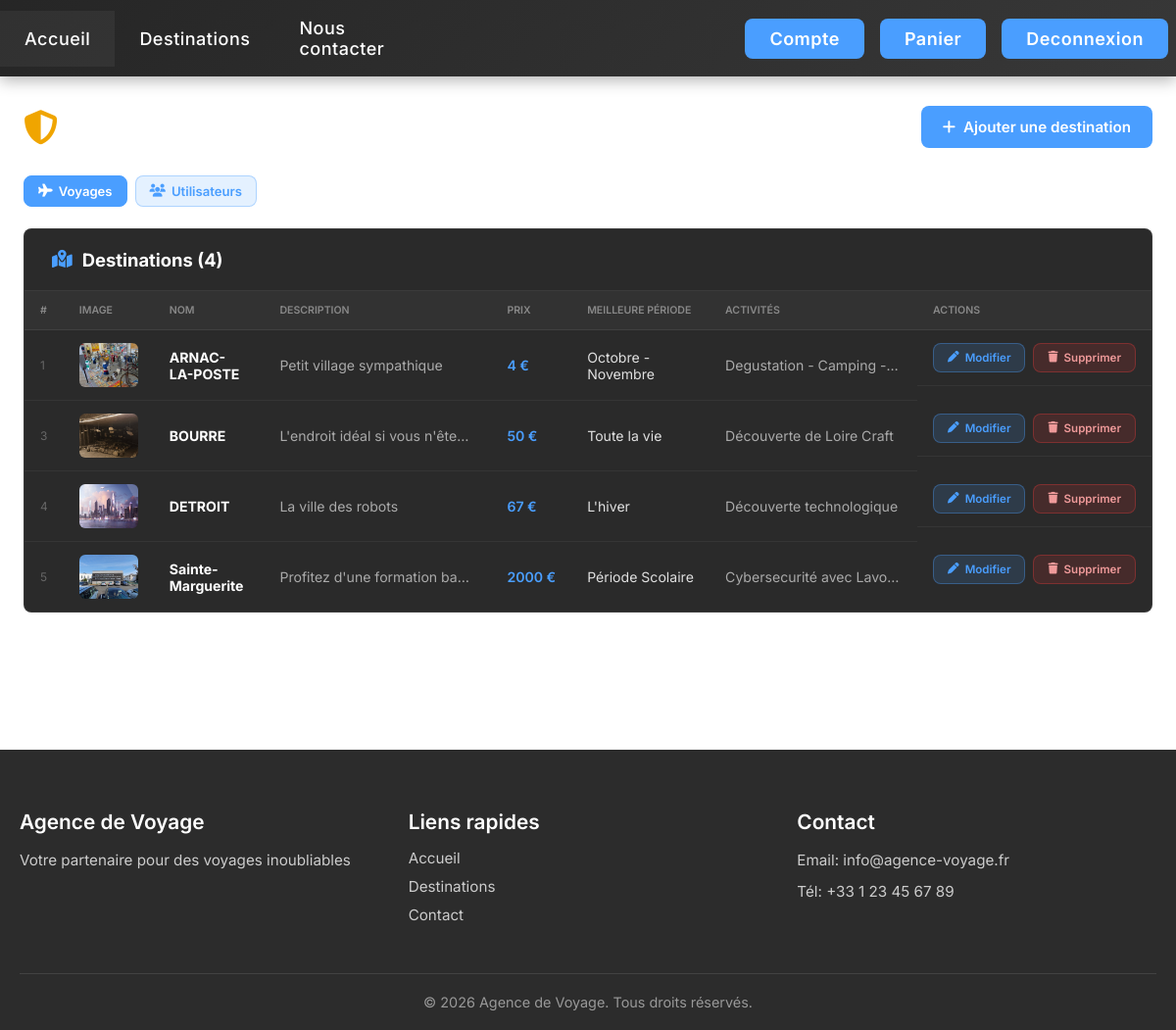
/panel.php (signed in), run on the app's committed database.
### tables this page shows
CREATE TABLE IF NOT EXISTS `voyages` (
  `id` int NOT NULL AUTO_INCREMENT,
  `description` varchar(255) NOT NULL,
  `nom` varchar(50) NOT NULL,
  `image` varchar(50) NOT NULL,
  `prix` smallint NOT NULL,
  `meilleurPeriode` varchar(200) NOT NULL,
  `activite` varchar(255) NOT NULL,
  PRIMARY KEY (`id`),
  UNIQUE KEY `nom` (`nom`)
);

### panel.php (the view, shortened to what this page needs)
<?php
include 'config/pdo.php';
$view = $_GET['view'] ?? 'voyages';
$stmt = $pdo->query("SELECT * FROM voyages ORDER BY id ASC");
$destinations = $stmt->fetchAll(PDO::FETCH_ASSOC);
?>
<!DOCTYPE html>
<html lang="fr">
<head>
    <link rel="stylesheet" href="styles/base.css">
    <link rel="stylesheet" href="styles/navigation.css">
    <link rel="stylesheet" href="styles/components.css">
    <link rel="stylesheet" href="styles/footer.css">
    <link rel="stylesheet" href="styles/panel.css">
</head>
<body>
    <?php include 'includes/header.php'; ?>
    <div class="panel-container">
        <div class="panel-header">
            <div class="panel-title">
                <i class="fa-solid fa-shield-halved"></i>
                <div>
                    <h1>Panel Admin</h1>
                </div>
            </div>
            <?php if ($view === 'voyages'): ?>
                <button class="btn-add" onclick="openModal()">
                    <i class="fa-solid fa-plus"></i> Ajouter une destination
                </button>
            <?php endif; ?>
        </div>
        <div class="panel-tabs">
            <a class="panel-tab <?= $view === 'voyages' ? 'active' : '' ?>" href="panel.php?view=voyages">
                <i class="fa-solid fa-plane"></i> Voyages
            </a>
            <a class="panel-tab <?= $view === 'users' ? 'active' : '' ?>" href="panel.php?view=users">
                <i class="fa-solid fa-users"></i> Utilisateurs
            </a>
        </div>
        <?php if ($view === 'voyages'): ?>
        <div class="panel-card">
            <div class="panel-card-header">
                <h2><i class="fa-solid fa-map-location-dot"></i> Destinations (<?= count($destinations) ?>)</h2>
            </div>
            <?php if (empty($destinations)): ?>
                <div class="panel-empty">
                    <i class="fa-solid fa-map"></i>
                    <p>Aucune destination pour l'instant.</p>
                </div>
            <?php else: ?>
            <div class="panel-table-wrapper">
                <table class="panel-table">
                    <thead>
                        <tr>
                            <th>#</th>
                            <th>Image</th>
                            <th>Nom</th>
                            <th>Description</th>
                            <th>Prix</th>
                            <th>Meilleure période</th>
                            <th>Activités</th>
                            <th>Actions</th>
                        </tr>
                    </thead>
                    <tbody>
                        <?php foreach ($destinations as $dest): ?>
                        <tr>
                            <td class="td-id"><?= $dest['id'] ?></td>
                            <td class="td-img">
                                <img src="<?= htmlspecialchars($dest['image']) ?>" alt="<?= htmlspecialchars($dest['nom']) ?>" onerror="this.src='rsc/icon.png'">
                            </td>
                            <td class="td-nom"><strong><?= htmlspecialchars($dest['nom']) ?></strong></td>
                            <td class="td-desc"><?= htmlspecialchars($dest['description']) ?></td>
                            <td class="td-prix"><?= $dest['prix'] > 0 ? $dest['prix'] . ' €' : '<span class="gratuit">Gratuit</span>' ?></td>
                            <td><?= htmlspecialchars($dest['meilleurPeriode']) ?></td>
                            <td class="td-activite"><?= htmlspecialchars($dest['activite']) ?></td>
                            <td class="td-actions">
                                <button class="btn-edit" onclick='openEditModal(<?= htmlspecialchars(json_encode($dest), ENT_QUOTES, 'UTF-8') ?>)'>
                                    <i class="fa-solid fa-pen"></i> Modifier
                                </button>
                                <form method="POST" onsubmit="return confirm('Supprimer cette destination ?');" style="display:inline;">
                                    <button type="submit" class="btn-delete">
                                        <i class="fa-solid fa-trash"></i> Supprimer
                                    </button>
                                </form>
                            </td>
                        </tr>
                        <?php endforeach; ?>
                    </tbody>
                </table>
            </div>
            <?php endif; ?>
        </div>
        <?php endif; ?>
    </div>
    <?php include 'includes/footer.php'; ?>
</body>
</html>

### styles/base.css (style rules this page uses)
body { background-image: url("../rsc/image.png"); background-size: cover; background-attachment: fixed; margin: 0; padding: 0; min-height: 100vh; display: flex; flex-direction: column; }

### styles/panel.css (style rules this page uses)
.panel-container { max-width: 1300px; margin: 0 auto; padding: 0 24px 60px; font-family: "Inter", sans-serif; }
.panel-header { display: flex; align-items: center; justify-content: space-between; flex-wrap: wrap; gap: 16px; margin-bottom: 28px; }
.panel-title { display: flex; align-items: center; gap: 16px; color: white; }
.panel-title > .fa-solid { font-size: 2.2em; color: #f0a500; }
.panel-title h1 { margin: 0; font-size: 1.8em; font-weight: 700; }
.panel-tabs { display: flex; gap: 8px; margin-bottom: 22px; }
.panel-tab { display: inline-flex; align-items: center; gap: 6px; padding: 7px 14px; border-radius: 8px; color: #4a9eff; text-decoration: none; font-size: 0.82em; font-weight: 600; background: rgba(74, 158, 255, 0.15); border: 1px solid rgba(74, 158, 255, 0.35); }
.panel-tab:hover, .panel-tab.active { color: white; background: #4a9eff; border-color: #4a9eff; }
.panel-card { background: #2a2a2a; border: 1px solid rgba(255,255,255,0.08); border-radius: 8px; overflow: hidden; }
.panel-card-header { padding: 20px 28px; border-bottom: 1px solid rgba(255,255,255,0.08); }
.panel-card-header h2 { margin: 0; color: white; font-size: 1.15em; display: flex; align-items: center; gap: 10px; }
.panel-card-header h2 .fa-solid { color: #4a9eff; }
.panel-table-wrapper { overflow-x: auto; }
.panel-table { width: 100%; border-collapse: collapse; font-size: 0.88em; color: #e0e0e0; }
.panel-table thead tr { background: rgba(255,255,255,0.04); }
.panel-table th { padding: 13px 16px; text-align: left; font-weight: 600; text-transform: uppercase; font-size: 0.75em; letter-spacing: 0; color: #888; border-bottom: 1px solid rgba(255,255,255,0.07); white-space: nowrap; }
.panel-table td { padding: 13px 16px; border-bottom: 1px solid rgba(255,255,255,0.05); vertical-align: middle; }
.panel-table tbody tr:last-child td { border-bottom: none; }
.td-id { color: #666; font-size: 0.85em; }
.td-img img { width: 60px; height: 45px; object-fit: cover; border-radius: 6px; display: block; }
.td-nom strong { color: white; }
.td-desc { max-width: 200px; color: #aaa; overflow: hidden; text-overflow: ellipsis; white-space: nowrap; }
.td-activite { max-width: 180px; color: #aaa; overflow: hidden; text-overflow: ellipsis; white-space: nowrap; }
.td-prix { white-space: nowrap; font-weight: 600; color: #4a9eff; }
.td-actions { white-space: nowrap; display: flex; gap: 8px; align-items: center; }
.btn-add { display: inline-flex; align-items: center; gap: 8px; padding: 12px 22px; background: #4a9eff; color: white; border: none; border-radius: 8px; font-family: "Inter", sans-serif; font-size: 0.95em; font-weight: 600; cursor: pointer; transition: background 0.2s ease; }
.btn-edit { display: inline-flex; align-items: center; gap: 6px; padding: 7px 14px; background: rgba(74, 158, 255, 0.15); color: #4a9eff; border: 1px solid rgba(74, 158, 255, 0.35); border-radius: 8px; font-family: "Inter", sans-serif; font-size: 0.82em; font-weight: 600; cursor: pointer; transition: background 0.2s ease, border-color 0.2s ease; white-space: nowrap; }
.btn-delete { display: inline-flex; align-items: center; gap: 6px; padding: 7px 14px; background: rgba(230, 57, 57, 0.15); color: #ef9a9a; border: 1px solid rgba(230, 57, 57, 0.35); border-radius: 8px; font-family: "Inter", sans-serif; font-size: 0.82em; font-weight: 600; cursor: pointer; transition: background 0.2s ease, border-color 0.2s ease; white-space: nowrap; }

### data on the page
voyages: id "1", image (picture), nom "ARNAC-LA-POSTE", description "Petit village sympathique", prix "4", meilleurPeriode "Octobre - Novembre", activite "Degustation - Camping -…"
voyages: id "3", image (picture), nom "BOURRE", description "L'endroit idéal si vous n'ête…", prix "50", meilleurPeriode "Toute la vie", activite "Découverte de Loire Craft"
voyages: id "4", image (picture), nom "DETROIT", description "La ville des robots", prix "67", meilleurPeriode "L'hiver", activite "Découverte technologique"
voyages: id "5", image (picture), nom "Sainte-Marguerite", description "Profitez d'une formation ba…", prix "2000", meilleurPeriode "Période Scolaire", activite "Cybersecurité avec Lavo…"

### other printed values
count($destinations) "4"
